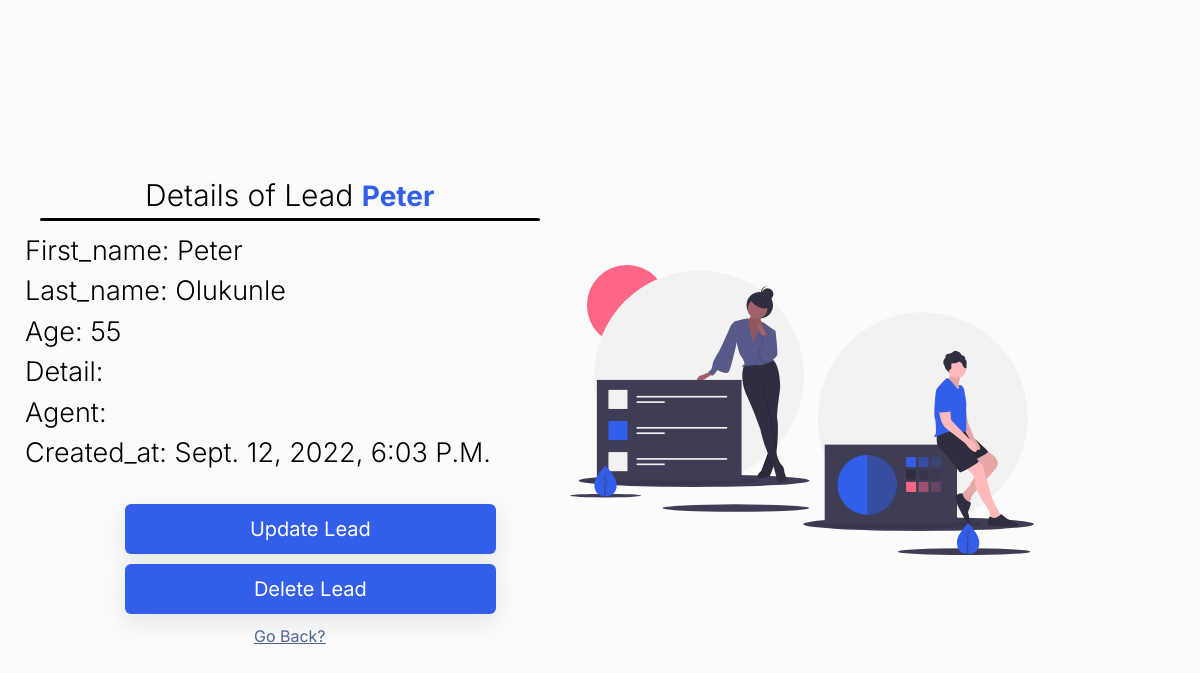
The app's page /detail/2 (signed in) with its own data.
### CRMapp/models.py (models this page shows, shortened)
class Lead(models.Model):
    first_name = models.CharField(max_length=20)
    last_name = models.CharField(max_length=20)
    age = models.IntegerField(default=0)
    descripton = models.TextField(null=True, blank=True)
    agent = models.ForeignKey("Agent", on_delete=models.SET_NULL, null=True, blank=True)
    date_added = models.DateTimeField(auto_now_add=True)
    organisation = models.ForeignKey("Auto", on_delete=models.CASCADE)
    category = models.ForeignKey("Category", on_delete=models.SET_NULL, null=True, blank=True, related_name='leads')
    created_at = models.DateTimeField(default=datetime.now, blank=True, null=True)

### CRMapp/views.py (the view)
# urls.py: path('detail/<str:pk>', views.Lead_detail.as_view(), name='lead-detail'),
class Lead_detail(LoginRequiredMixin, generic.DetailView):
    template_name = 'lead-detail.html'
    queryset = Lead.objects.all()
    context_object_name = "leads"

### CRMapp/templates/lead-detail.html (shortened to what this page needs)
{% extends 'registration/signup.html' %}
{% load tailwind_filters %}
{% load static %}
{% block content %}
<body>
    <div class="container">
        <div class="box">
            <div class="span">
                <h1>Details of Lead <span>{{leads.first_name}}</span></h1>
            </div>
            <h2>
                first_name: {{leads.first_name}} <br>
                last_name: {{leads.last_name}}<br>
                age: {{leads.age}}<br>
                Detail: {{leads.detail}}<br>
                agent: {{leads.agent.user.email}}<br>
                created_at: {{leads.created_at}}<br>
            </h2>
                <div class="bottom">
                    <a href="{% url 'leads:lead-update' leads.id %}"><button class="w-full hover:px-3 py-2 rounded-md">Update Lead</button></a>
                    <a href="{% url 'leads:lead-delete' leads.id %}"><button class="w-full hover:px-3 py-2 rounded-md">Delete Lead</button></a>
                </div>
                <div class="login">
                    <a href="{% url 'leads:lead-list' %}">Go Back?</a><br>
                </div>
        </div>
        <div class="team_img_wrapper">
            <img src="{% static 'images/team.svg' %}" alt="team-img" />
          </div>
    </div>
</body>
{% endblock %}

### static/signup.css (style rules this page uses)
* { margin: 0; padding: 0; box-sizing: border-box; font-family: "Inter", sans-serif; }
body { font-family: "Inter", sans-serif; background: #fafbfb; background-size: cover; min-height: 100vh; margin: 10px; }
.container { min-height: 100vh; display: flex; justify-content: space-around; align-items: center; }
.team_img_wrapper { width: 500px; max-width: 100%; height: 440px; }
.team_img_wrapper img { width: 100%; height: 100%; object-fit: contain; }
.box { width: 600px; height: auto; border-radius: 9px; padding: 15px; }
.box h1 { font-weight: 300; font-size: 30px; margin-bottom: 10px; text-align: center; }
.box h2 { font-weight: 300; font-size: 27px; margin-bottom: 10px; text-align: center; display: inline; text-transform: capitalize; }
.span span { color: #335eea; font-size: 28px; font-weight: 700; text-transform: capitalize; }
.box h1::after { content: ''; display: block; width: 500px; height: 3px; margin: auto; background: black; border-radius: 3px; }
.bottom { width: 70%; margin-left: 100px; margin-top: 20px; margin-bottom: 10px; align-items: center; }
.bottom button { transition: 0.3s ease-in-out; height: 50px; font-size: 20px; font-weight: 400; background: #335eea; color: white; box-shadow: 0 0.5rem 1.5rem rgba(22, 28, 45, 0.1); margin-top: 10px; }
.login { text-decoration: underline 1px; text-align: center; color: #506690; }

### records on screen
Lead: first_name "Peter", last_name "Olukunle", age "55", created_at "Sept. 12, 2022, 6:03 P.m."
